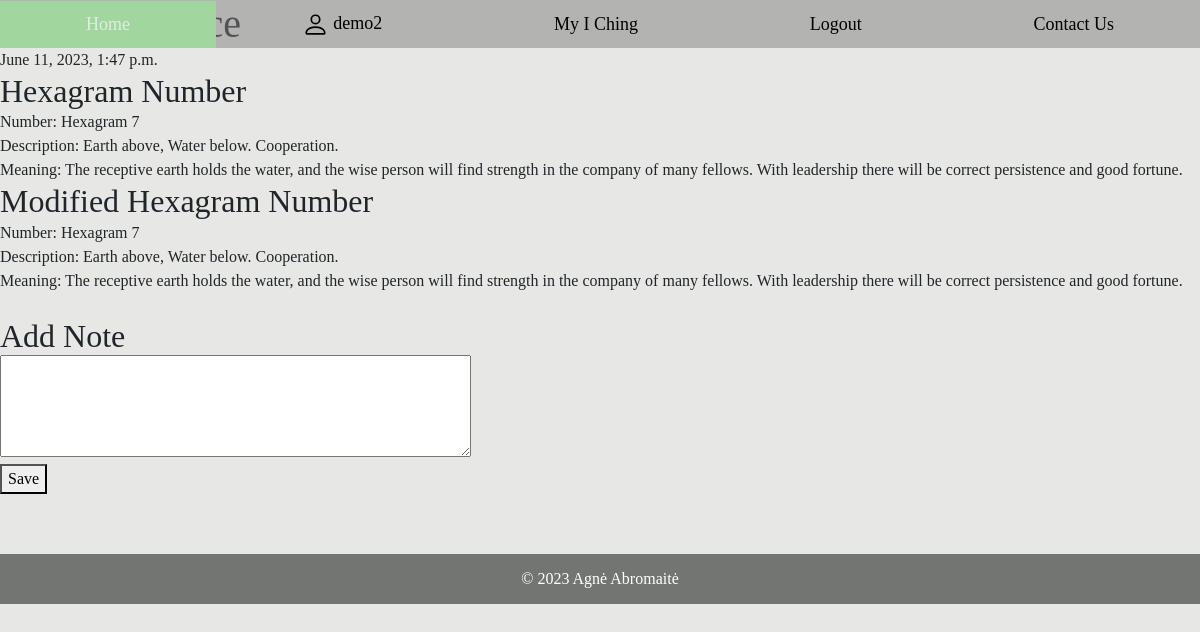
/iching/save_hexagram/ (signed in), run on the app's committed database.
### iching/models.py (models this page shows, shortened)
class Hexagram(models.Model):
    number = models.CharField(verbose_name="Number", max_length=80,
                              help_text="Enter the number of the hexagram, eg. Hexagram 3")
    description = models.CharField(verbose_name="Description", max_length=200,
                                   help_text="Enter description of the hexagram")
    meaning = models.CharField(verbose_name="meaning", max_length=300)
    line1 = models.ForeignKey(to="Line", verbose_name="Line1", on_delete=models.SET_NULL, null=True,
                              related_name="line1")
    line2 = models.ForeignKey(to="Line", verbose_name="Line2", on_delete=models.SET_NULL, null=True,
                              related_name="line2")
    line3 = models.ForeignKey(to="Line", verbose_name="Line3", on_delete=models.SET_NULL, null=True,
                              related_name="line3")
    line4 = models.ForeignKey(to="Line", verbose_name="Line4", on_delete=models.SET_NULL, null=True,
                              related_name="line4")
    line5 = models.ForeignKey(to="Line", verbose_name="Line5", on_delete=models.SET_NULL, null=True,
                              related_name="line5")
    line6 = models.ForeignKey(to="Line", verbose_name="Line6", on_delete=models.SET_NULL, null=True,
                              related_name="line6")
    picture = models.ImageField(default="hexagrams/default.png", upload_to="hexagrams")

### iching/views.py (the view, shortened to what this page needs)
# urls.py: path('save_hexagram/', views.save_hexagram, name='save_hexagram'),
def save_hexagram(request):
    hexagram_id = request.session.get('hexagram_number')
    modified_hexagram_id = request.session.get('modified_hexagram_number')
    note = request.POST.get('note')
    hexagram_number = Hexagram.objects.get(id=hexagram_id)
    modified_hexagram_number = None
    if modified_hexagram_id:
        modified_hexagram_number = Hexagram.objects.get(id=modified_hexagram_id)
    timestamp = datetime.datetime.now()
    context = {
        'hexagram_number': hexagram_number,
        'modified_hexagram_number': modified_hexagram_number,
        'timestamp': timestamp,
        'note': note,
    }
    return render(request, 'save_hexagram.html', context)

### iching/templates/save_hexagram.html (shortened to what this page needs)
{% extends "base.html" %}
{% load static %}
{% block "content"%}
<h1>Save Guidance</h1>
<p>{{ timestamp }}</p>
<h2>Hexagram Number</h2>
<p>Number: {{ hexagram_number.number }}</p>
<p>Description: {{ hexagram_number.description }}</p>
<p>Meaning: {{ hexagram_number.meaning }}</p>
{% if modified_hexagram_number %}
  <h2>Modified Hexagram Number</h2>
  <p>Number: {{ modified_hexagram_number.number }}</p>
  <p>Description: {{ modified_hexagram_number.description }}</p>
  <p>Meaning: {{ modified_hexagram_number.meaning }}</p>
  <br>
{% endif %}
<h2>Add Note</h2>
<form method="POST">
    <textarea name="note" rows="4" cols="50"></textarea>
    <br>
    <button type="submit">Save</button>
</form>
{% endblock %}

### iching/templates/base.html (shortened to what this page needs)
<!DOCTYPE html>
<html lang="en">
<head>
    <link href="https://cdn.jsdelivr.net/npm/bootstrap@5.2.3/dist/css/bootstrap.min.css" rel="stylesheet">
    {% load static %}
    <link rel="stylesheet" type="text/css" href="{% static 'iching/styles.css' %}">
</head>
<nav class="navigation">
    <ul>
        <li><a href="{% url 'index' %}">Home</a></li>
        {% if user.is_authenticated %}
        <li class="nav-item"><a class="nav-link" href="#">
            {{ user.get_username }}</a></li>
        <li class="nav-item"><a class="nav-link" href="{% url 'my_iching' %}">My I Ching</a></li>
        <li class="nav-item"><a class="nav-link" href="{% url 'logout'%}?next=/iching">Logout</a></li>
        {% else %}
        <li class="nav-item"><a class="nav-link" href="{% url 'login'%}?next={{request.path}}">Login</a></li>
        <li class="nav-item"><a class="nav-link" href="{% url 'register'%}">Register</a></li>
        {% endif %}
        <li><a href="#contact_us">Contact Us</a></li>
    </ul>
</nav>
<body>
<div class="content-wrapper">
    <div>
        {% block "content" %}{% endblock %}
    </div>
</div>
<footer class="footer">
    <div class="row">
        <div class="col text-center">
            <p>&copy; {% now "Y" %} Agnė Abromaitė</p>
        </div>
    </div>
</footer>
</body>
</html>

### static/iching/styles.css (style rules this page uses)
body, h1, h2, h3, h4, h5, h6, p, ul, ol, li { margin: 0; padding: 0; list-style-type: none; }
.content-wrapper { min-height: 100%; padding-bottom: 60px; }
body { font-family: Baskerville, serif; font-size: 16px; background-color: #e7e8e6; }
a { color: blue; text-decoration: none; }
.footer { background-color: #737573; color: white; height: 50px; font-family: Baskerville, serif; font-size: 16px; margin-bottom: 0px; align-items: center; justify-content: center; display: flex; }
.navigation { background-color: rgba(128, 128, 128, 0.5); position: absolute; top: 0; left: 0; width: 100%; text-align: center; }
.navigation ul { list-style-type: none; margin: 0; padding: 0; display: flex; justify-content: space-around; align-items: center; }
.navigation ul li { flex-grow: 1; }
.navigation ul li a { display: block; font-family: Baskerville, serif; font-size: 18px; text-decoration: none; color: black; padding: 10px; transition: background-color 0.3s, color 0.3s; }

### data on the page
Hexagram: number "Hexagram 7", description "Earth above, Water below. Cooperation.", meaning "The receptive earth holds the water, and the wise person will find strength in the company of many fellows. With leadership there will be correct persistence and good fortune."

### other printed values
{{ user.get_username }} "demo2"
